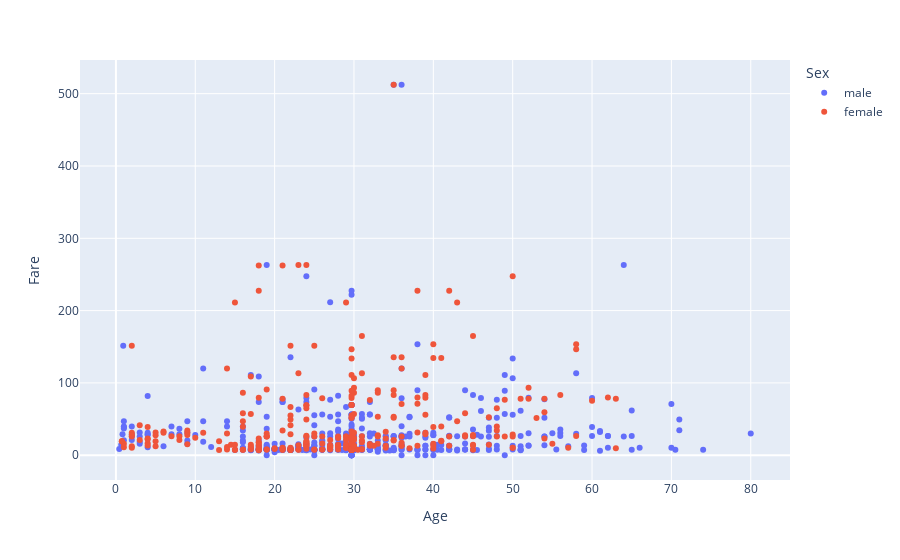

Here is the notebook cell this chart was saved with:
### Markdown cell above
Using a scatter plot, plot the ages to the fare paid by the each passenger based on their
gender.

### Code cell
fig = px.scatter(df, x="Age", y="Fare", color="Sex")
fig.show()

### Figure 1 — Plotly figure (JSON) as saved in the notebook; plotly's stock layout.template omitted (floating-point values rounded to 4 significant figures; data arrays with more than 128 entries replaced by an {"elided": "..."} marker saying what was removed)
{"data": [{"hovertemplate": "Sex=male<br>Age=%{x}<br>Fare=%{y}<extra></extra>", "legendgroup": "male", "marker": {"color": "#636efa", "symbol": "circle"}, "mode": "markers", "name": "male", "orientation": "v", "showlegend": true, "type": "scatter", "x": {"elided": "577 float values"}, "xaxis": "x", "y": {"elided": "577 float values"}, "yaxis": "y"}, {"hovertemplate": "Sex=female<br>Age=%{x}<br>Fare=%{y}<extra></extra>", "legendgroup": "female", "marker": {"color": "#EF553B", "symbol": "circle"}, "mode": "markers", "name": "female", "orientation": "v", "showlegend": true, "type": "scatter", "x": {"elided": "314 float values"}, "xaxis": "x", "y": {"elided": "314 float values"}, "yaxis": "y"}], "layout": {"legend": {"title": {"text": "Sex"}, "tracegroupgap": 0}, "margin": {"t": 60}, "xaxis": {"anchor": "y", "domain": [0, 1], "title": {"text": "Age"}}, "yaxis": {"anchor": "x", "domain": [0, 1], "title": {"text": "Fare"}}}}
